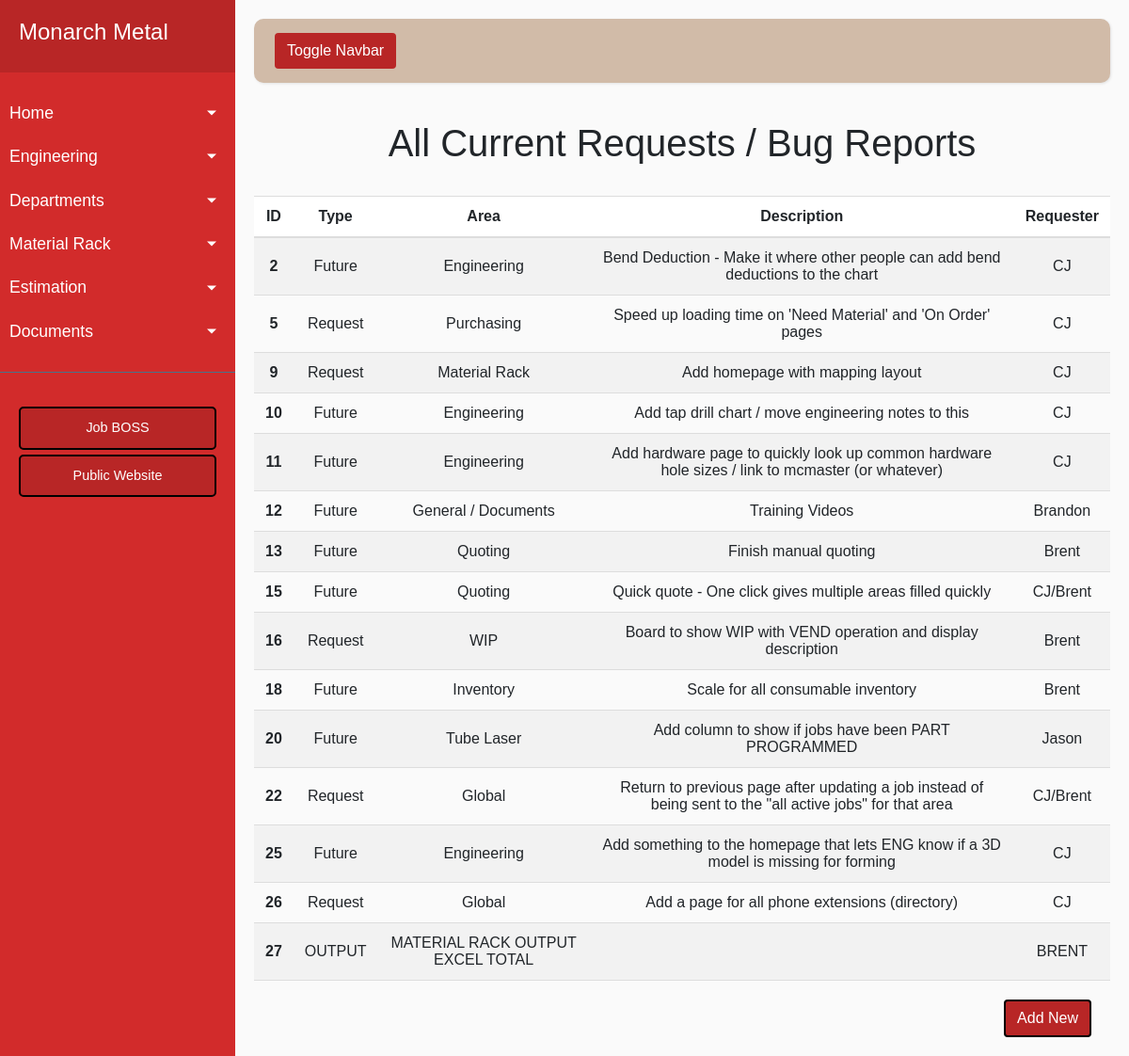
The page /index on the database as committed earlier.
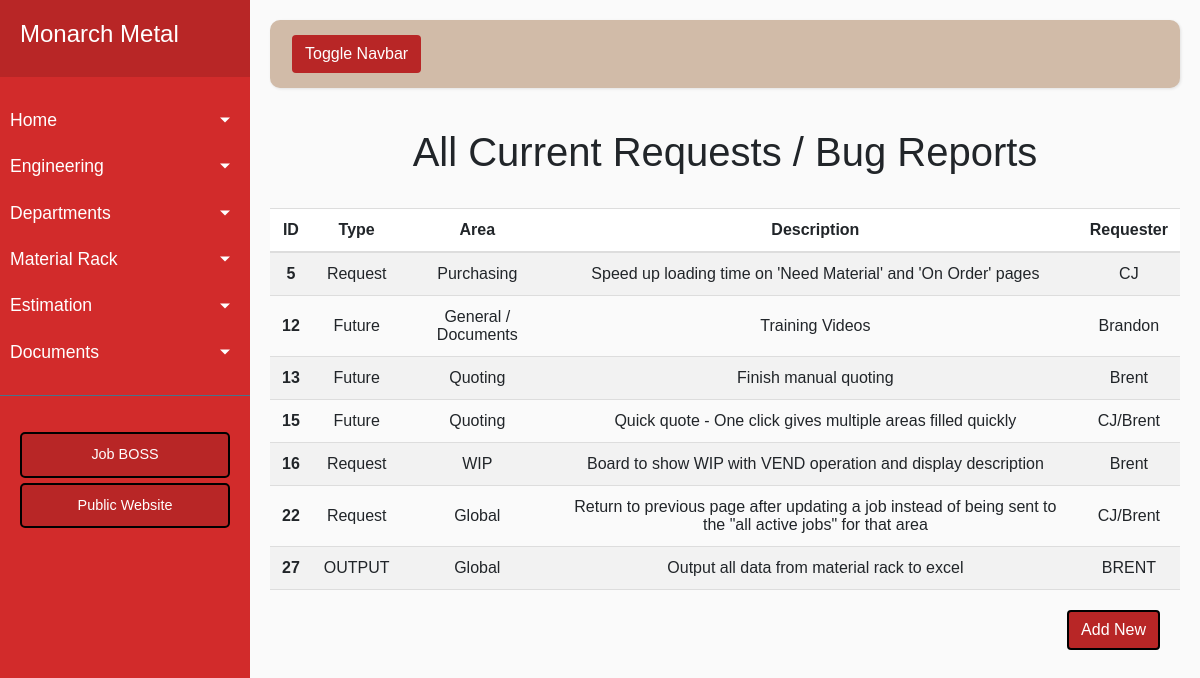
The same page on the database as committed later.
### app/models.py (models this page shows, shortened)
class Todo(Base):
    __tablename__ = 'todo'
    id = Column(Integer, primary_key=True)
    rtype = Column(String(120))
    area = Column(String(120))
    desc = Column(String(120))
    name = Column(String(120))
    done = Column(Integer())

### app/routes.py (the view)
@app.route('/')
@app.route('/index')
def index():
    todos = Todo.query.order_by('id').all()
    return render_template('index.html', title='Monarch Home', todos=todos)

### app/routes.py (called while the page is built)
@app.teardown_appcontext
def shutdown_session(exception=None):
    db_session.remove()

### app/templates/index.html
{% extends "base.html" %}
{% block content %}
    <h1 align="center">All Current Requests / Bug Reports</h1>
    <br>
    <body>
        <table id="myTable">
            <tr class="header">
                <th scope="col">ID</th>
                <th scope="col">Type</th>
                <th scope="col">Area</th>
                <th scope="col">Description</th>
                <th scope="col">Requester</th>
            </tr>
            {% for t in todos %}
                {% if t.done != 'on' %}
                    <tr id={{ t.id }}>
                        <td><a href="/edit_todo/{{ t.id }}"><span style="font-weight:bold">{{ t.id }}</span></a></th>
                        <td align='center'> {{ t.rtype }} </td>
                        <td align='center'> {{ t.area }} </td>
                        <td align='center'> {{ t.desc }} </td>
                        <td align='center'> {{ t.name }} </td>
                    </tr>
                {% endif %}
            {% endfor %}
        </table>
        <a href="backend_todo">
            <button class="btn btn-block btn-primary todoBtn">Add New</button>
        </a>
    </body>
{% endblock %}

Rows that differ between the two databases and show on the page:
no longer on this page (row edited): Todo: id "2", rtype "Future", area "Engineering", desc "Bend Deduction - Make it where other people can add bend deductions to the chart", name "CJ"
no longer on this page (row edited): Todo: id "9", rtype "Request", area "Material Rack", desc "Add homepage with mapping layout", name "CJ"
no longer on this page (row edited): Todo: id "10", rtype "Future", area "Engineering", desc "Add tap drill chart / move engineering notes to this", name "CJ"
no longer on this page (row edited): Todo: id "11", rtype "Future", area "Engineering", desc "Add hardware page to quickly look up common hardware hole sizes / link to mcmaster (or whatever)", name "CJ"
no longer on this page (row edited): Todo: id "18", rtype "Future", area "Inventory", desc "Scale for all consumable inventory", name "Brent"
no longer on this page (row edited): Todo: id "20", rtype "Future", area "Tube Laser", desc "Add column to show if jobs have been PART PROGRAMMED", name "Jason"
no longer on this page (row edited): Todo: id "25", rtype "Future", area "Engineering", desc "Add something to the homepage that lets ENG know if a 3D model is missing for forming", name "CJ"
no longer on this page (row edited): Todo: id "26", rtype "Request", area "Global", desc "Add a page for all phone extensions (directory)", name "CJ"
changed Todo "OUTPUT": area "MATERIAL RACK OUTPUT EXCEL TOTAL" → "Global"; desc (not shown) → "Output all data from material rack to excel"
